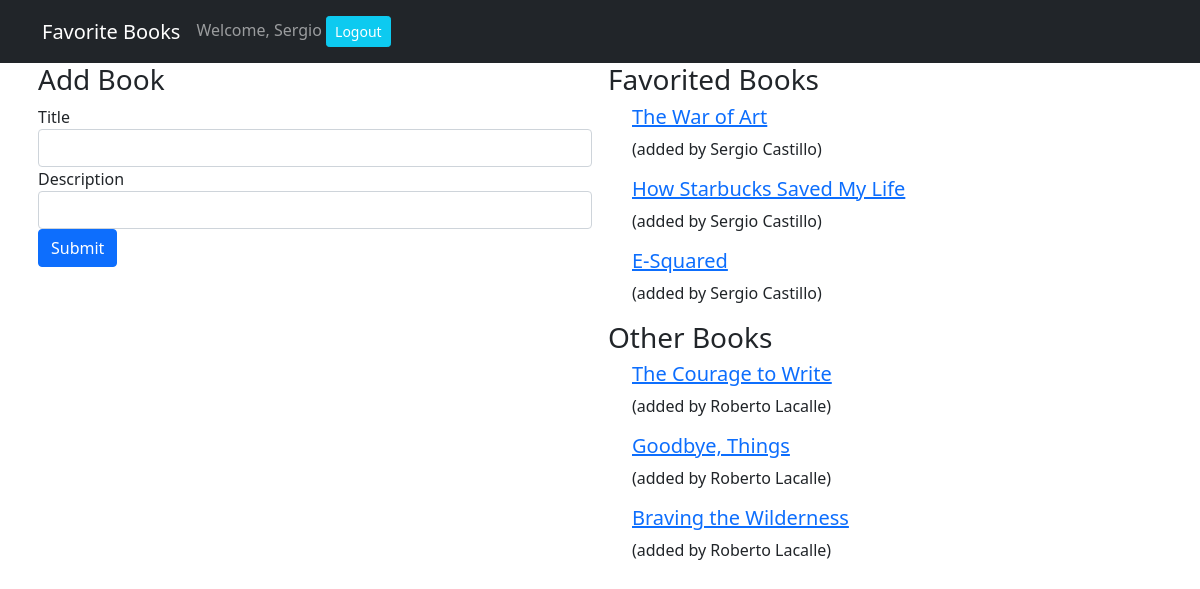
The app's page /books (signed in) with its own data.
### fav_books_app/models.py (models this page shows, shortened)
class User(models.Model):
    first_name = models.CharField(max_length=255)
    last_name = models.CharField(max_length=255)
    email = models.EmailField(max_length=255)
    password = models.CharField(max_length=255)
    created_at = models.DateTimeField(auto_now_add=True)
    updated_at = models.DateTimeField(auto_now=True)
    objects = UserManager()

class Book(models.Model):
    title = models.CharField(max_length=255)
    description = models.CharField(max_length=255)
    creator = models.ForeignKey(User, related_name="has_created_books", on_delete=models.CASCADE)
    favorited_by = models.ManyToManyField(User, related_name="favorited_books")
    created_at = models.DateTimeField(auto_now_add=True)
    updated_at = models.DateTimeField(auto_now=True)
    objects = BookManager()

### fav_books_app/views.py (the view)
# urls.py: path('books', views.show_all),
def show_all(request):
    if "user_id" not in request.session:
        return redirect('/')
    else:
        context = {
            'all_books': Book.objects.all(),
            'this_user': User.objects.get(id=request.session['user_id'])
        }
        return render(request, 'show_all.html', context)

### fav_books_app/templates/show_all.html (shortened to what this page needs)
<!DOCTYPE html>
<html lang="en">
<head>
    <link href="https://cdn.jsdelivr.net/npm/bootstrap@5.1.1/dist/css/bootstrap.min.css" rel="stylesheet">
</head>
<body>
    <nav class="navbar navbar-expand-lg navbar-dark bg-dark">
        <div class="container">
            <a class="navbar-brand" href="#">Favorite Books</a>
            <div class="collapse navbar-collapse" id="navbarText">
                <span class="navbar-text">
                    Welcome, {{request.session.greeting}} </a> <a href="/logout" role="button"
                        class="btn btn-sm btn-info ml-2 text-white">Logout</a>
                </span>
            </div>
        </div>
    </nav>
    <div class="container">
        <div class="row">
            <div class="col-6 px-2">
                <h3>Add Book</h3>
                <form action="/books/create" method="POST">
                    <div class="form-group">
                        <label for="title">Title</label>
                        <input type="text" class="form-control" name="title">
                    </div>
                    <div class="form-group">
                        <label for="description">Description</label>
                        <input type="text" class="form-control" name="description">
                    </div>
                    <button type="submit" class="btn btn-primary">Submit</button>
                </form>
            </div>
            <div class="col-6 px-2">
                <h3>Favorited Books</h3>
                {% for book in all_books %}
                {% if this_user in book.favorited_by.all %}
                <div class="container">
                    <h5><a href="/books/{{book.id}}">{{book.title}}</a></h5>
                    <p>(added by {{book.creator.first_name}} {{book.creator.last_name}})</p>
                </div>
                {% endif %}
                {% endfor %}
                <h3>Other Books</h3>
                {% for book in all_books %}
                {% if this_user not in book.favorited_by.all %}
                <div class="container">
                    <h5><a href="/books/{{book.id}}">{{book.title}}</a></h5>
                    <p>(added by {{book.creator.first_name}} {{book.creator.last_name}})</p>
                </div>
                {% endif %}
                {% endfor %}
            </div>
        </div>
    </div>
</body>
</html>

### records on screen
User: session.greeting "Sergio"
Book: title "The War of Art", creator.first_name "Sergio", creator.last_name "Castillo"
Book: title "How Starbucks Saved My Life", creator.first_name "Sergio", creator.last_name "Castillo"
Book: title "E-Squared", creator.first_name "Sergio", creator.last_name "Castillo"
Book: title "The Courage to Write", creator.first_name "Roberto", creator.last_name "Lacalle"
Book: title "Goodbye, Things", creator.first_name "Roberto", creator.last_name "Lacalle"
Book: title "Braving the Wilderness", creator.first_name "Roberto", creator.last_name "Lacalle"
